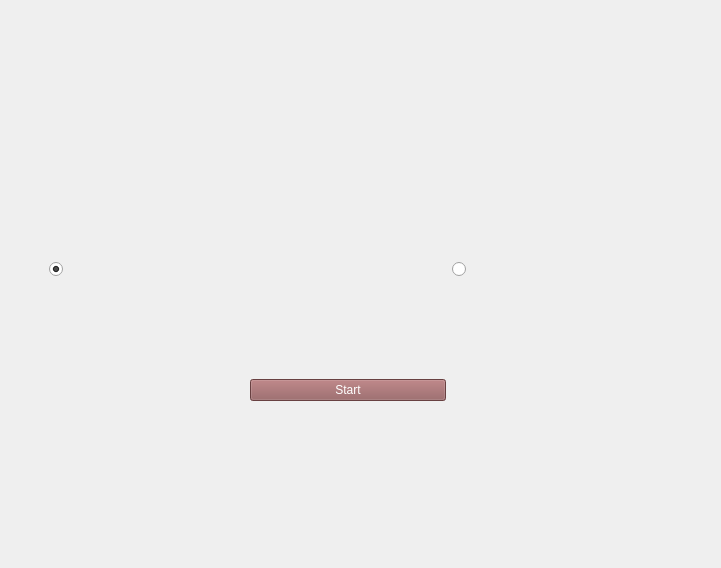
      <widget class="QWidget" name="Tension">
       <property name="enabled">
        <bool>true</bool>
       </property>
       <property name="styleSheet">
        <string notr="true"/>
       </property>
       <widget class="QWidget" name="layoutWidget">
        <property name="geometry">
         <rect>
          <x>-8</x>
          <y>0</y>
          <width>712</width>
          <height>559</height>
         </rect>
        </property>
        <layout class="QGridLayout" name="gridLayout_5">
         <item row="0" column="0" rowspan="4">
          <spacer name="horizontalSpacer_16">
           <property name="orientation">
            <enum>Qt::Horizontal</enum>
           </property>
           <property name="sizeHint" stdset="0">
            <size>
             <width>50</width>
             <height>528</height>
            </size>
           </property>
          </spacer>
         </item>
         <item row="3" column="1" colspan="3">
          <spacer name="horizontalSpacer_19">
           <property name="orientation">
            <enum>Qt::Horizontal</enum>
           </property>
           <property name="sizeHint" stdset="0">
            <size>
             <width>598</width>
             <height>158</height>
            </size>
           </property>
          </spacer>
         </item>
         <item row="1" column="2">
          <spacer name="horizontalSpacer_20">
           <property name="orientation">
            <enum>Qt::Horizontal</enum>
           </property>
           <property name="sizeType">
            <enum>QSizePolicy::Fixed</enum>
           </property>
           <property name="sizeHint" stdset="0">
            <size>
             <width>178</width>
             <height>208</height>
            </size>
           </property>
          </spacer>
         </item>
         <item row="1" column="3">
          <widget class="QRadioButton" name="rdbtn_welded">
           <property name="enabled">
            <bool>true</bool>
           </property>
           <property name="sizePolicy">
            <sizepolicy hsizetype="Ignored" vsizetype="Ignored">
             <horstretch>0</horstretch>
             <verstretch>0</verstretch>
            </sizepolicy>
           </property>
           <property name="text">
            <string/>
           </property>
           <property name="icon">
            <iconset resource="ResourceFiles/osdagMainPageIcons.qrc">
             <normaloff>:/newPrefix/images/finplate.png</normaloff>
             <disabledoff>:/newPrefix/images/finplate.png</disabledoff>:/newPrefix/images/finplate.png</iconset>
           </property>
           <property name="iconSize">
            <size>
             <width>150</width>
             <height>150</height>
            </size>
           </property>
           <property name="checked">
            <bool>false</bool>
           </property>
          </widget>
         </item>
         <item row="2" column="2">
          <widget class="QPushButton" name="Tension_Start">
           <property name="enabled">
            <bool>true</bool>
           </property>
           <property name="styleSheet">
            <string notr="true">QPushButton::hover
{
   background-color: #d97f7f;
   color:#000000 ;
}

QPushButton
{
background-color: #925a5b;
color:#ffffff;
}</string>
           </property>
           <property name="text">
            <string>Start</string>
           </property>
          </widget>
         </item>
         <item row="1" column="1">
          <widget class="QRadioButton" name="rdbtn_bolted">
           <property name="enabled">
            <bool>true</bool>
           </property>
           <property name="sizePolicy">
            <sizepolicy hsizetype="Ignored" vsizetype="Ignored">
             <horstretch>0</horstretch>
             <verstretch>0</verstretch>
            </sizepolicy>
           </property>
           <property name="contextMenuPolicy">
            <enum>Qt::ActionsContextMenu</enum>
           </property>
           <property name="autoFillBackground">
            <bool>true</bool>
           </property>
           <property name="text">
            <string/>
           </property>
           <property name="icon">
            <iconset resource="ResourceFiles/osdagMainPageIcons.qrc">
             <normaloff>:/newPrefix/images/endplate.png</normaloff>
             <disabledoff>:/newPrefix/images/endplate.png</disabledoff>:/newPrefix/images/endplate.png</iconset>
           </property>
           <property name="iconSize">
            <size>
             <width>150</width>
             <height>150</height>
            </size>
           </property>
           <property name="checked">
            <bool>true</bool>
           </property>
          </widget>
         </item>
         <item row="0" column="4" rowspan="4">
          <spacer name="horizontalSpacer_17">
           <property name="orientation">
            <enum>Qt::Horizontal</enum>
           </property>
           <property name="sizeHint" stdset="0">
            <size>
             <width>50</width>
             <height>528</height>
            </size>
           </property>
          </spacer>
         </item>
         <item row="0" column="1" colspan="3">
          <spacer name="horizontalSpacer_18">
           <property name="orientation">
            <enum>Qt::Horizontal</enum>
           </property>
           <property name="sizeHint" stdset="0">
            <size>
             <width>598</width>
             <height>148</height>
            </size>
           </property>
          </spacer>
         </item>
        </layout>
       </widget>
      </widget>
